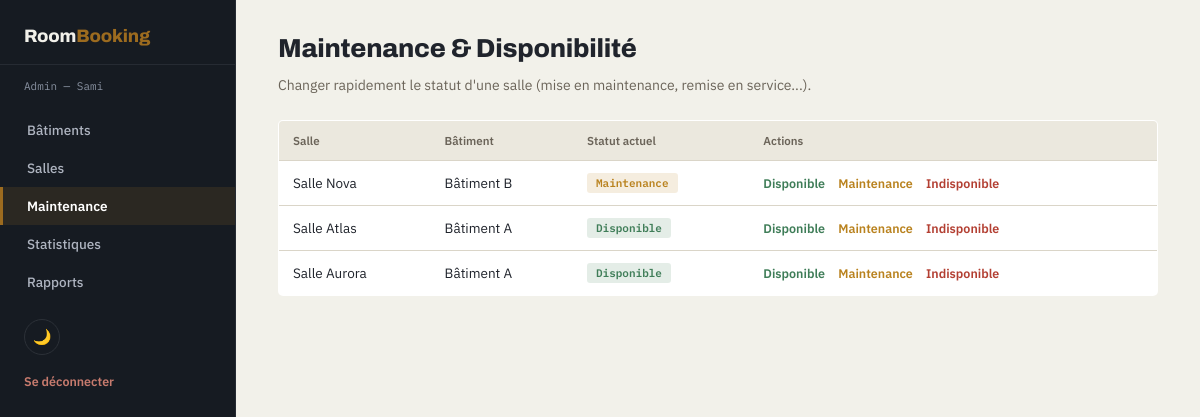
Page /View/Back/maintenance.php (signed in) on the committed database.
### tables this page shows
CREATE TABLE salle (
    id INT AUTO_INCREMENT PRIMARY KEY,
    batiment_id INT NOT NULL,
    etage INT NOT NULL,
    nom VARCHAR(100) NOT NULL,
    capacite INT NOT NULL,
    equipements VARCHAR(255) DEFAULT '',
    statut ENUM('Disponible','Maintenance','Indisponible') NOT NULL DEFAULT 'Disponible',
    FOREIGN KEY (batiment_id) REFERENCES batiment(id) ON DELETE CASCADE
);

CREATE TABLE batiment (
    id INT AUTO_INCREMENT PRIMARY KEY,
    nom VARCHAR(100) NOT NULL,
    adresse VARCHAR(150) NOT NULL,
    nombre_etages INT NOT NULL,
    latitude DECIMAL(10,7) NOT NULL,
    longitude DECIMAL(10,7) NOT NULL
);

### Controller/SalleController.php (called while the page is built, shortened)
<?php
class SalleController
{
    public function listSalles()
    {
        $pdo = config::getConnexion();
        $stmt = $pdo->query("SELECT s.*, b.nom AS batiment_nom, b.adresse AS batiment_adresse, b.latitude AS batiment_lat, b.longitude AS batiment_lng
                              FROM salle s
                              JOIN batiment b ON s.batiment_id = b.id
                              ORDER BY s.id DESC");
        return $stmt->fetchAll();
    }
}

### View/Back/maintenance.php (the view, shortened to what this page needs)
<?php
require_once __DIR__ . '/../../Controller/SalleController.php';
$controller = new SalleController();
$salles = $controller->listSalles();
function statutBadge($statut) {
    $map = ['Disponible' => 'badge-success', 'Maintenance' => 'badge-warning', 'Indisponible' => 'badge-danger'];
    $cls = $map[$statut] ?? 'badge-info';
    return "<span class='badge $cls'>" . htmlspecialchars($statut) . "</span>";
}
?>
<!DOCTYPE html>
<html lang="fr">
<head>
<link rel="stylesheet" href="assets/css/admin.css">
</head>
<body>
<?php include 'sidebar.php'; ?>
<div class="content">
    <h1>Maintenance &amp; Disponibilité</h1>
    <p class="subtitle">Changer rapidement le statut d'une salle (mise en maintenance, remise en service...).</p>
    <table class="admin-table">
        <tr><th>Salle</th><th>Bâtiment</th><th>Statut actuel</th><th>Actions</th></tr>
        <?php foreach ($salles as $s): ?>
        <tr>
            <td><?= htmlspecialchars($s['nom']) ?></td>
            <td><?= htmlspecialchars($s['batiment_nom']) ?></td>
            <td><?= statutBadge($s['statut']) ?></td>
            <td class="actions">
                <a href="maintenance.php?id=<?= $s['id'] ?>&set=Disponible" class="validate">Disponible</a>
                <a href="maintenance.php?id=<?= $s['id'] ?>&set=Maintenance" class="update">Maintenance</a>
                <a href="maintenance.php?id=<?= $s['id'] ?>&set=Indisponible" class="refuse">Indisponible</a>
            </td>
        </tr>
        <?php endforeach; ?>
    </table>
</div>
</body>
</html>

### View/Back/assets/css/admin.css (style rules this page uses)
:root { --ink:#161B22; --paper:#F2F1EA; --panel:#FFFFFF; --line:#DAD5C8; --text:#20242C; --text-dim:#6B6459; --brass:#9C6B1F; --brass-dark:#7C5518; --slate:#3E4C63; --forest:#3F7D58; --brick:#B33F32; --amber:#B9821E; --table-header-bg:#EBE8DE; --input-bg:#FFFFFF; --circle-track:#E4E0D3; --radius:5px; --radius-sm:3px; color-scheme: light; }
* { box-sizing:border-box; }
body { margin:0; background:var(--paper); color:var(--text); transition:background .2s, color .2s; font-family:'IBM Plex Sans', Arial, sans-serif; display:flex; min-height:100vh; }
a { color:var(--brass); text-decoration:none; }
h1,h2,h3 { font-family:'Archivo', sans-serif; font-weight:800; letter-spacing:-.01em; }
.content { flex:1; padding:34px 42px; }
.content h1 { margin:0 0 4px; font-size:26px; }
.content .subtitle { color:var(--text-dim); margin-bottom:26px; font-size:14px; }
table.admin-table { width:100%; border-collapse:collapse; background:var(--panel); border:1px solid var(--line); border-radius:var(--radius); overflow:hidden; }
table.admin-table th, table.admin-table td { padding:12px 14px; border-bottom:1px solid var(--line); text-align:left; font-size:13.5px; }
table.admin-table th { background:var(--table-header-bg); color:var(--text-dim); font-size:11.5px; font-weight:600; }
.badge { display:inline-block; font-family:'IBM Plex Mono', monospace; font-size:11px; padding:3px 9px; border-radius:var(--radius-sm); font-weight:600; }
.badge-success { background:rgba(63,125,88,.14); color:var(--forest); }
.badge-warning { background:rgba(185,130,30,.14); color:var(--amber); }
.actions a { margin-right:10px; font-size:12.5px; font-weight:600; }
.actions a.update { color:var(--amber); }
.actions a.validate { color:var(--forest); }
.actions a.refuse { color:var(--brick); }

### rows in the picture
salle: nom "Salle Nova", batiment.nom "Bâtiment B", statut "Maintenance"
salle: nom "Salle Atlas", batiment.nom "Bâtiment A", statut "Disponible"
salle: nom "Salle Aurora", batiment.nom "Bâtiment A", statut "Disponible"

### other values in the picture
$role "Admin"
$_SESSION['prenom'] "Sami"
